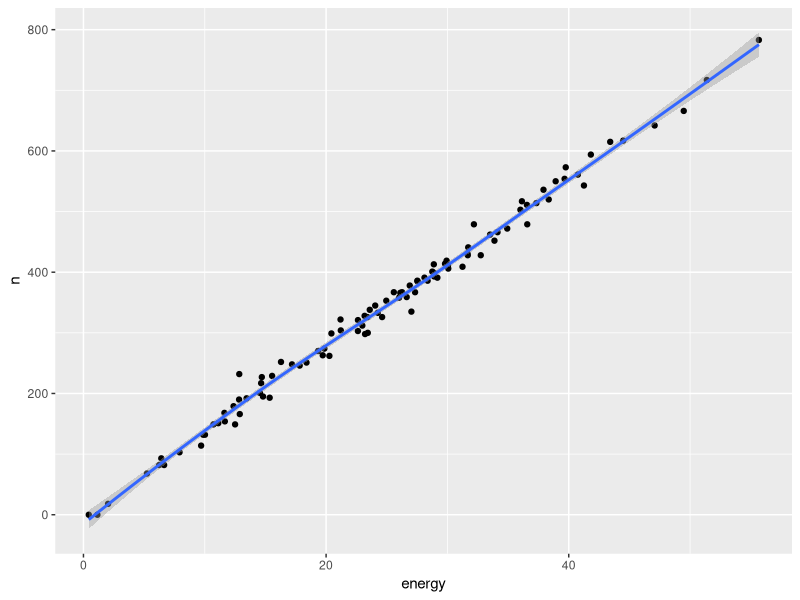
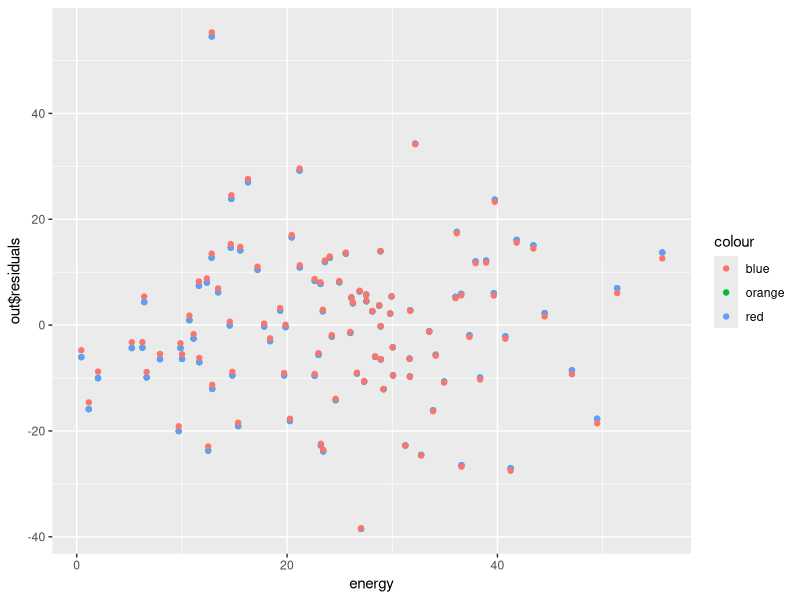

Here is the R script that generated these plots, in order:
## ---- chunk 1
require(sampling)
require(survey)
require(dplyr)
require(ggplot2)
## ---- chunk 2
set.seed(11)
coffees <- round(rpois(1000,350)+rnorm(100,0,sd=150))
coffees[coffees<0] <- 0
# and energy use
energy <- 0.072*coffees+rnorm(n=1000,mean=0,sd=1)
energy[energy<0] <- 0
coffeedata <- as.data.frame(cbind(coffees,energy))
names(coffeedata) <- c("n","energy")
## ---- chunk 3
set.seed(11)
coffeedata$srs <- srswor(100,nrow(coffeedata))
coffee <- subset(coffeedata, srs==1)

# specify population size and survey design object
coffee$fpc <- 1000
srsdesign <-svydesign(ids=~1,fpc=~fpc,data=coffee)
 
svymean(~n, design=srsdesign) # se =15415
# or the confidence interval
confint(svymean(~n, design=srsdesign)) #[312237;372663]
## ---- chunk 4
# create a new dataset, without n as dependent variable
coffeedata2 <-coffeedata
# I am deleting the true coffee here for the machines not in the survey
coffeedata2$n[coffeedata2$srs!=1] <- NA 

# estimate the ratio
ratio <- svyratio(~n,~energy, design=srsdesign)
# what is this ratio?
print(ratio) # with 1 KwH 13.81 coffees are made on average

#below, we take the sum(energy-values * ratio estimator)
predict(ratio, total=mean(coffeedata2$energy)) 

# and store the results as an object
meancoffeeratio <- unlist(predict(ratio, total=mean(coffeedata2$n)))[[1]]
meancoffeeratio - mean(coffeedata$n) # -2.103, there seems to be a bit of bias
## ---- chunk 5
 ggplot(coffeedata[coffeedata$srs==1,],aes(y=n, x=energy))+
         geom_point()+
         geom_smooth()
## ---- chunk 6
# first we fit a regression model without an intercept (the 0 is therefore included)
# note we still tell R to estimate this model under the srs sampling design
out <- svyglm(n~ 0 + energy,design=srsdesign)
print(out$coefficients) # show the regression coefficient. (very similar to our ratio estimator)
# comparison
print(ratio)
# the reason for the small difference between the ratio and regression coefficient? 
# We have forced the regression line through the origin now! 
# but the difference really is tiny, 
# and we can probably live with the small bias in the ratio estimator.
## ---- chunk 7
# I am first just creating a new dataset, where I can add the predicted values later
predicted <- coffeedata2
# now add a predicted n (coffee) to the new dataset 
# that multiplies the values on ' energy'  with the regression coefficent
predicted$predregr <- predict(out,newdata=predicted, total=mean(coffeedata$n))
mean(predicted$predregr) 
# or by hand
mean(coffeedata$energy)*out$coefficients

# difference with the ratio estimator:
mean(predicted$predregr) - meancoffeeratio #last object here was the mean using ratio-estimation
## ---- chunk 8
# first we fit a normal lm function, all the rest is copied from the earlier regression model.
out2 <- lm(n~ 0 + energy,data=coffee)
print(out2$coefficients) # same regression as with svyglm
# and we are adding a new column to our data with the newly predicted values
predicted$predregr2 <- predict(out2,newdata=predicted, total=mean(coffeedata$n))
mean(predicted$predregr2) #341.493 = same

# the predict() function includes a handy way to calculate 
# standard errors following the "Delta"  method:

# here: Taylor series expansion (see also Fundamentals course), 
# that you can get by adding "se=T" and then ask for the residual
# the reason for this is again, 
# we are using *the individual* predicted values
predict(out2,newdata=predicted, total=sum(coffeedata$energy),se=T)$residual.scale
# se= 14.33, which is much larger than the ratio estimate

## ---- chunk 9
#The regression and ratio estimators do get to slightly different results for the population mean: 
#ratio:       se= 1.35
#regression:  se= 14.32

# The regression-based estimator is more thn 10 times as large (quite similar to se in SRS actually)
# WHY? (we will return to this in question 5)

## ---- chunk 10
out3 <- lm(n~energy,data=coffee) # left out the 0
print(out3$coefficients)
predicted$predregr3 <- predict(out3,newdata=predicted, total=mean(coffeedata$n))
mean(predicted$predregr3) #341.251
# or by hand
mean(coffeedata$energy)*out3$coefficients
# the mean is more or less the same as with the other estimator
predict(out3,newdata=predicted, total=mean(coffeedata$energy),se=T)$residual.scale
# standard erro has actually increased slightly

# the models are about the same
## ---- chunk 11
# plot the residuals
ggplot(predicted, aes(x=energy))+
  geom_point(data=out, aes(y=out$residuals, colour="orange"))+ # no intercept
  geom_point(data=out2, aes(y=out2$residuals, colour="red"))+ # + intercept
  geom_point(data=out3, aes(y=out3$residuals, colour="blue"))
## ---- chunk 12
# the square root of the squared deviations from the regression line is about 14
## ---- chunk 13
coffeedata$age <- out3$residual/4  + 10
coffeedata$brand <- round((out$residual+rnorm(1000,mean=45,sd=8))/28)
coffeedata$brand[coffeedata$brand==4] <- 0
coffeedata$brand <- as.factor(coffeedata$brand)
levels(coffeedata$brand) <- c("maas","bravilor","nescafe","douwe egberts")

# I am also adding a new dataset where we can store predicted values
predicted <- coffeedata
predicted$n <- NULL

# selecting the sample: arrange by energy (lo:hi), take the last 100 observations (slice_tail) and delete the coffee variable
biasedsample <- coffeedata %>%
  arrange(energy)%>%
  slice_tail(n=100)%>%
  mutate(srs=NULL)
## ---- chunk 14
table(coffeedata$brand) 
mean(coffeedata$age) # 10 years old
mean(coffeedata$energy) #24.71 KwH energy use
## ---- chunk 15
out4 <- lm(n ~ energy+age+brand,data=biasedsample)
summary(out4)
predicted$predregr4 <- predict(out4,newdata=predicted,total=mean(coffeedata$n))

mean(predicted$predregr4) #342.7826
predict(out4,newdata=predicted, total=mean(coffeedata$n),se=T)$residual.scale
## ---- chunk 16
# we apparently were able to estimate the regression coefficient correctly for the population, even though
# we were using a biased sample

# Model-based estimation thus has very different assumptions:
# 1. your model needs to have good explanatory power (to get a precise estimator).
# 2. your model needs to be corectly specified (to avoid bias)
# 3. the model in your sample needs to work in the same way as it does in the population

# and for it to work, you need to have some information about the populations (means, proportions) 
# for the variables that you use as covariates in your model
